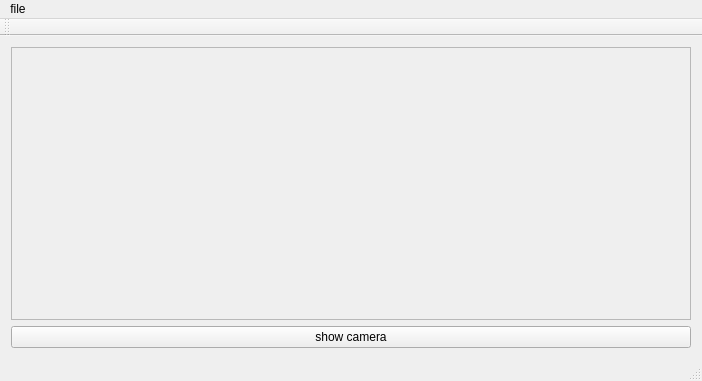
<?xml version="1.0" encoding="UTF-8"?>
<ui version="4.0">
 <class>MainWindow</class>
 <widget class="QMainWindow" name="MainWindow">
  <property name="geometry">
   <rect>
    <x>0</x>
    <y>0</y>
    <width>702</width>
    <height>381</height>
   </rect>
  </property>
  <property name="windowTitle">
   <string>MainWindow</string>
  </property>
  <widget class="QWidget" name="centralWidget">
   <layout class="QGridLayout" name="gridLayout">
    <item row="0" column="0">
     <widget class="QLabel" name="lbl_img">
      <property name="frameShape">
       <enum>QFrame::StyledPanel</enum>
      </property>
      <property name="frameShadow">
       <enum>QFrame::Plain</enum>
      </property>
      <property name="text">
       <string/>
      </property>
      <property name="alignment">
       <set>Qt::AlignCenter</set>
      </property>
     </widget>
    </item>
    <item row="1" column="0">
     <widget class="QPushButton" name="btn_camera">
      <property name="text">
       <string>show camera</string>
      </property>
     </widget>
    </item>
   </layout>
  </widget>
  <widget class="QMenuBar" name="menuBar">
   <property name="geometry">
    <rect>
     <x>0</x>
     <y>0</y>
     <width>702</width>
     <height>22</height>
    </rect>
   </property>
   <widget class="QMenu" name="menufile">
    <property name="title">
     <string>file</string>
    </property>
    <addaction name="acn_exit"/>
   </widget>
   <addaction name="menufile"/>
  </widget>
  <widget class="QToolBar" name="mainToolBar">
   <attribute name="toolBarArea">
    <enum>TopToolBarArea</enum>
   </attribute>
   <attribute name="toolBarBreak">
    <bool>false</bool>
   </attribute>
  </widget>
  <widget class="QStatusBar" name="statusBar"/>
  <action name="acn_exit">
   <property name="text">
    <string>exit</string>
   </property>
  </action>
 </widget>
 <layoutdefault spacing="6" margin="11"/>
 <resources/>
 <connections/>
</ui>
